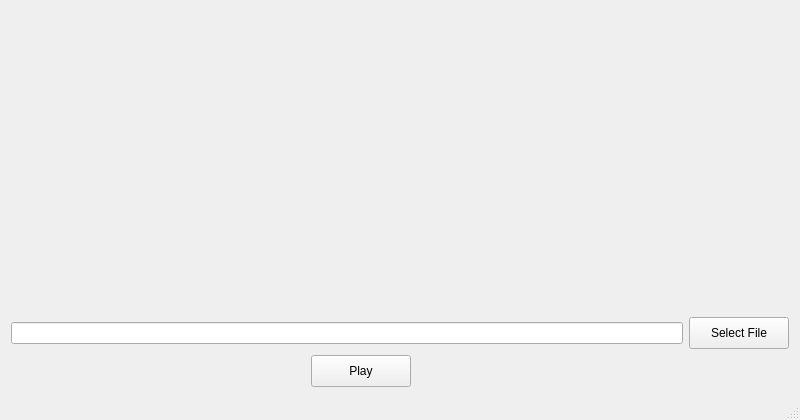
<?xml version="1.0" encoding="UTF-8"?>
<ui version="4.0">
 <class>MainWindow</class>
 <widget class="QMainWindow" name="MainWindow">
  <property name="geometry">
   <rect>
    <x>0</x>
    <y>0</y>
    <width>800</width>
    <height>420</height>
   </rect>
  </property>
  <property name="maximumSize">
   <size>
    <width>1000</width>
    <height>500</height>
   </size>
  </property>
  <property name="windowTitle">
   <string>QCustomPlot plot examples</string>
  </property>
  <widget class="QWidget" name="centralWidget">
   <layout class="QVBoxLayout" name="verticalLayout">
    <item>
     <widget class="QCustomPlot" name="customPlot" native="true">
      <property name="minimumSize">
       <size>
        <width>700</width>
        <height>300</height>
       </size>
      </property>
      <property name="maximumSize">
       <size>
        <width>800</width>
        <height>300</height>
       </size>
      </property>
     </widget>
    </item>
    <item>
     <layout class="QHBoxLayout" name="horizontalLayout">
      <item>
       <widget class="QLineEdit" name="lineEditFilePath"/>
      </item>
      <item>
       <widget class="QPushButton" name="pushButton_SelectFile">
        <property name="sizePolicy">
         <sizepolicy hsizetype="MinimumExpanding" vsizetype="Fixed">
          <horstretch>0</horstretch>
          <verstretch>0</verstretch>
         </sizepolicy>
        </property>
        <property name="maximumSize">
         <size>
          <width>100</width>
          <height>40</height>
         </size>
        </property>
        <property name="text">
         <string>Select File</string>
        </property>
       </widget>
      </item>
     </layout>
    </item>
    <item>
     <layout class="QVBoxLayout" name="verticalLayout_2">
      <property name="sizeConstraint">
       <enum>QLayout::SetFixedSize</enum>
      </property>
      <property name="leftMargin">
       <number>300</number>
      </property>
      <item>
       <widget class="QPushButton" name="pushButtonPlay">
        <property name="maximumSize">
         <size>
          <width>100</width>
          <height>80</height>
         </size>
        </property>
        <property name="text">
         <string>Play</string>
        </property>
       </widget>
      </item>
     </layout>
    </item>
   </layout>
  </widget>
  <widget class="QStatusBar" name="statusBar"/>
 </widget>
 <layoutdefault spacing="6" margin="11"/>
 <customwidgets>
  <customwidget>
   <class>QCustomPlot</class>
   <extends>QWidget</extends>
   <header>qcustomplot.h</header>
   <container>1</container>
  </customwidget>
 </customwidgets>
 <resources/>
 <connections/>
</ui>
